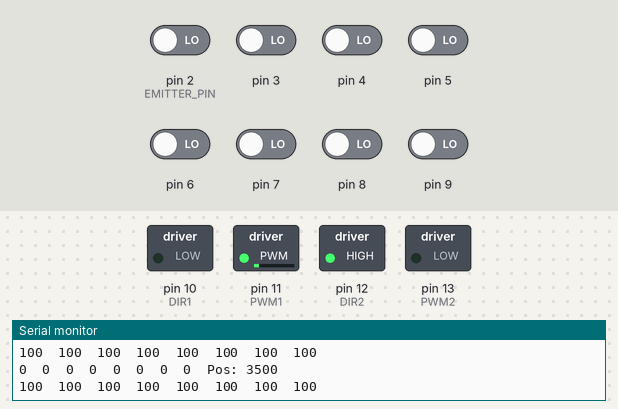
Bench run of a sketch on a simulated Arduino Uno, built with avr-gcc and run on an emulated ATmega328P. Parts: switched loads named in the sketch (green lamp = pin HIGH), the last lines printed to the serial monitor. Dashed ring = blinking. Inputs (shaded band) come from the test bench; at power-on: pin 2 (EMITTER_PIN), pin 3–9 LOW.

Above: at 12.12 s.
12.8 s: pin 2 (EMITTER_PIN) driven HIGH
15.8 s: pin 3 driven HIGH
At 16.41 s:
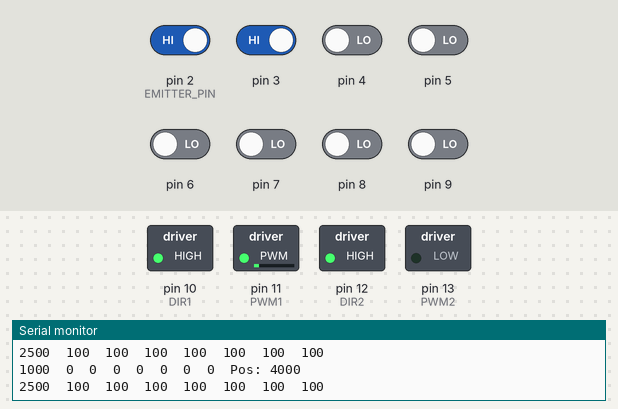
18.8 s: pin 6 driven HIGH
At 19.14 s:
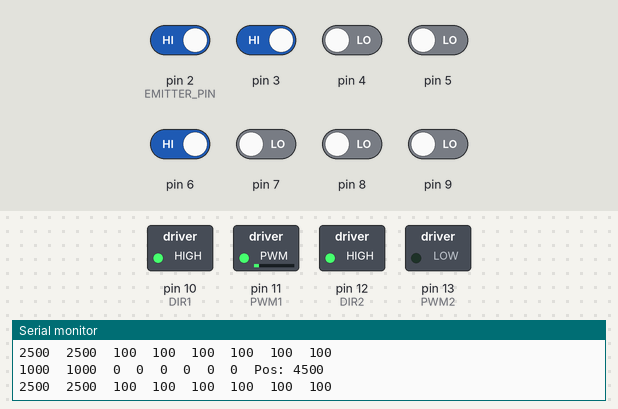
21.8 s: pin 4 driven HIGH
24.8 s: pin 5 driven HIGH
27.8 s: pin 2 (EMITTER_PIN) driven LOW
At 28.36 s:
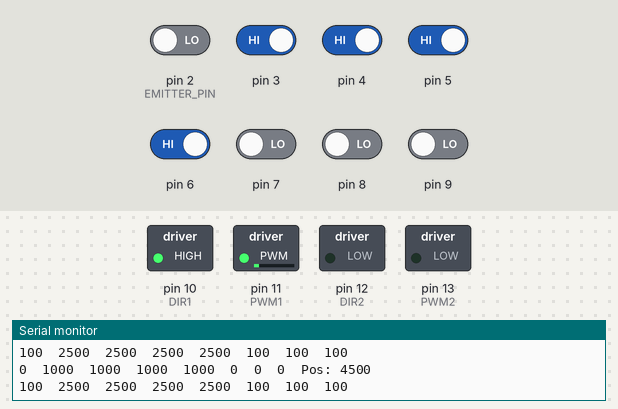
Timing chart, 0 to 31.8 s (numbered marks = the images above; inputs shaded):
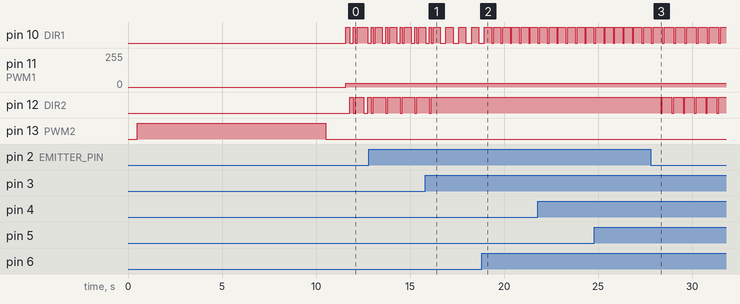

Measured:
- after the input at 15.8 s, pin 12 (DIR2): goes on until 16.1 s, then stays HIGH
- after the input at 18.8 s, pin 10 (DIR1): alternates HIGH for 0.39 s and LOW for 0.10 s, starting after 0.64 s
- after the input at 27.8 s, pin 12 (DIR2): alternates HIGH for 0.50 s and LOW for 0.10 s, starting after 0.52 s
- by itself, pin 12 (DIR2): alternates HIGH for 0.67 s and LOW for 0.10 s

The sketch:

SLS_8.ino
```cpp
//----------SLS Team 8----------
//---Alhassan Khaled---Mohamed Wael---Youssef Amr---Suhil Elkholy---
//Coach :---Ahmed Tarek Fahmy---
//RoboCup2017 code


//QTR-8RC SENSOR Line Follwing
#include <QTRSensors.h>     //QTR-8RC Library
#define NUM_SENSORS   8     // number of sensors used
#define TIMEOUT       2500  // waits for 2500 microseconds for sensor outputs to go low
#define EMITTER_PIN   2     // emitter is controlled by digital pin 2
// sensors 0 through 7 are connected to digital pins 2 through 9, respectively
QTRSensorsRC qtrrc((unsigned char[]) {2, 3, 4, 5, 6, 7, 8, 9},
 NUM_SENSORS, TIMEOUT, EMITTER_PIN);
unsigned int sensorValues[NUM_SENSORS];
unsigned int sensorValues2[NUM_SENSORS];
unsigned int position;      //It Is The Position Of Black Or White line In The Track


//QTR-8RC SENSOR Inverted Line Follwing
int Black;                  //inverted signal


//Motors

int PWM1 = 11;              //left
int DIR1 = 10;              //left
int PWM2 = 13;              //right
int DIR2 = 12;              //right
int maxspeed=50;           //Maximum Speed for the motor
int medspeed=30;           //Medium Speed for the motor
int minspeed=10;           //Minimum Speed for the motor
int stopp=0;               //Stop the motor


//Green

int io;               //
int mex = 0;          //
int max_num = 0;      //
int max_num2 = 0;     //
int green_right = 0;  //
int green_left = 0;   //
int i = 0;            //


void setup()
{
  pinMode(DIR1,OUTPUT);
  pinMode(DIR2,OUTPUT);
  pinMode(PWM1,OUTPUT);
  pinMode(PWM2,OUTPUT);

  delay(500);
  pinMode(13, OUTPUT);
  digitalWrite(13, HIGH);    // turn on Arduino's LED to indicate we are in calibration mode

    for (int i = 0; i < 400; i++)  // make the calibration take about 10 seconds
   {
      qtrrc.calibrate();       // reads all sensors 10 times at 2500 us per read (i.e. ~25 ms per call)
    }
    digitalWrite(13, LOW);     // turn off Arduino's LED to indicate we are through with calibration

    // print the calibration minimum values measured when emitters were on
    Serial.begin(9600);
    for (int i = 0; i < NUM_SENSORS; i++)
    {
      Serial.print(qtrrc.calibratedMinimumOn[i]);
      Serial.print(' ');
    }
    Serial.println();

    // print the calibration maximum values measured when emitters were on
    for (int i = 0; i < NUM_SENSORS; i++)
    {
      Serial.print(qtrrc.calibratedMaximumOn[i]);
      Serial.print(' ');
    }
    Serial.println();
    Serial.println();
    delay(1000);
}


void loop()
{

  sensor_read();

  printt();
   if((sensorValues[0]>800 && sensorValues[1]>800 && sensorValues[6]>800 && sensorValues[7]>800)&&( sensorValues[2]<200 || sensorValues[3]<200 || sensorValues[4]<200 || sensorValues[5]<200 ) )
 {
     Black=1;
     Serial.println("black=1");
}
   if(Black=1)
     inverted();

   else
   line_following();
}


 void green()//When The Sensor Read An Intersection(All Black) The Robot Go Backward ,When The Sensor See The Last Sensors From Left And Right Are White The Robot Stops And Then
{            //Read The Max Sensor Value And The 2nd Max Sensor Value And See The 2 Sensors Beside The Max And The 2nd Max Then The Robot Turn To The Direction Of The Bigger Sensor Value
  Stop ();
  Serial.print("stop");
  while (1)
{
   Backward(minspeed);
   sensor_read();
  if(sensorValues[7]<200 || sensorValues[0]<200)
  break;
}
  Stop();
  sensor_read();
  printt();

  for(i=0 ;i<8;i++)
  {
     if(mex<sensorValues2[i])
     {
        mex=sensorValues2[i];
        max_num =i;
     }
  }
  Serial.print("MAX: ");
  Serial.print(mex);
  Serial.print('\t');
  Serial.print("Max_num");
  Serial.print(max_num);
  Serial.print('\t');

  if (sensorValues2[max_num+1]>sensorValues2[max_num-1])
  {
    max_num2 = max_num+1;
    green_right = max_num+2;
    green_left = max_num-1;
  }
  else
  {
   max_num2 = max_num-1;
   green_right = max_num+1;
   green_left = max_num-2;
  }
  Serial.print("Green Right: ");
  Serial.print(green_right);
  Serial.print('\t');
  Serial.print("Green Left: ");
  Serial.print(green_left);
  Serial.print('\t');

  if(sensorValues2[green_right]>sensorValues2[green_left])
  {
    Forward(stopp,medspeed);
    Serial.print("RIGHT");
    Serial.print("\n\n\n");
    delay(800);
  }
  if(sensorValues2[green_right]<sensorValues2[green_left])
  {
    Forward(medspeed, stopp);
    Serial.print("LEFT");
    Serial.print("\n\n\n");
    delay(800);
  }
  if(((sensorValues2[green_right]=sensorValues2[green_left]))&&((sensorValues2[green_right]>200)&&(sensorValues2[green_left]>200)))
  {
    Right(medspeed, medspeed);
    delay(2000);
  }
  else
  {
    Forward(medspeed, medspeed);
    delay(700);

  }

}


void line_following() //Makes Regular Line Following
{
    sensor_read();

  printt();
     if(sensorValues[0]>800 && sensorValues[1]>800 && sensorValues[2]>800&& sensorValues[3]>800)
{
   Right(medspeed, medspeed);
  delay(200);
  }
   if((sensorValues[4]>800) && (sensorValues[5]>800) && (sensorValues[6]>800)&& (sensorValues[7]>800))
   {
   Left(medspeed, medspeed);
  delay(200);
  }
   if (((sensorValues[1]>800 && sensorValues[2]>800) && ( sensorValues[0]>800 || sensorValues[3]>800 )) || ( sensorValues[0]>800 || sensorValues[1]>800 )  )
  {

   Right(medspeed, medspeed);
  delay(100);
  }

   if (((sensorValues[5]>800 && sensorValues[6]>800) && ( sensorValues[4]>800 || sensorValues[7]>800 )) || ( sensorValues[6]>800 || sensorValues[7]>800 )  )

   {
    Left(medspeed, medspeed);
    delay(100);
    }
  if(position>=0&&position<=1000)
   {
    Right(medspeed, medspeed);
    Serial.print("R H");
   }
  if(position>1000&&position<=2000)
   {
    Forward(medspeed, minspeed);
    Serial.print("R M");
   }
  if(position>2000&&position<=3000)
  {
    Forward(maxspeed, medspeed);
    Serial.print("R L");
  }
  if(position>3000&&position<=4000)
   {
    Forward(maxspeed , maxspeed);
    Serial.print("F");
   }
  if(position>4000&&position<=5000)
    {
    Forward(medspeed, maxspeed);
    Serial.print("L L");
    }
  if(position>5000&&position<=6000)
    {
      Forward(minspeed, medspeed);
      Serial.print("L M");
    }
  if(position>6000&&position<=7000)
    {
      Left(medspeed, medspeed);
      Serial.print("L H");
    }

  if(sensorValues[0]<100 && sensorValues[1]<100 && sensorValues[2]<100 && sensorValues[3]<100 && sensorValues[4]<100 && sensorValues[5]<100 && sensorValues[6]<100 && sensorValues[7]<100 )
  Forward(maxspeed , maxspeed);

  if(sensorValues[0]>800 && sensorValues[1]>800 && sensorValues[2]>800 && sensorValues[3]>800 && sensorValues[4]>800 && sensorValues[5]>800 && sensorValues[6]>800 && sensorValues[7]>800 )
  {
  Backward(maxspeed);
  delay(100);
  }
}


void Right(int sped1, int sped2)   //Turn The Robot Right
{
  analogWrite(PWM1,sped1);
  digitalWrite(DIR1,1);
  analogWrite(PWM2,sped2);
  digitalWrite(DIR2,0);
}

void Left(int sped1, int sped2)    //Turn The Robot Left
{
  analogWrite(PWM1,sped1);
  digitalWrite(DIR1,0);
  analogWrite(PWM2,sped2);
  digitalWrite(DIR2,1);
}

void Forward (int sped1, int sped2)//Move The Robot Forward
{
  analogWrite(PWM1,sped1);
  digitalWrite(DIR1,1);
  analogWrite(PWM2,sped2);
  digitalWrite(DIR2,1);
}

void Backward(int sped)           //Move The Robot Backward
{
  analogWrite(PWM1,sped);
  digitalWrite(DIR1,0);
  analogWrite(PWM2,sped);
  digitalWrite(DIR2,0);
}

void Stop ()                      //Stop The Robot
{
  analogWrite(PWM1,0);
  digitalWrite(DIR1,0);
  analogWrite(PWM2,0);
  digitalWrite(DIR2,0);
}


void printt() //Print Sensors Values
{
  for (unsigned char i = 0; i < NUM_SENSORS; i++)
  {
    Serial.print(sensorValues[i]);
    Serial.print('\t');
  }
       Serial.print("Pos: ");
       Serial.print(position);
    Serial.println("");

   for (unsigned char i = 0; i < NUM_SENSORS; i++)
  {
    Serial.print(sensorValues2[i]);
    Serial.print('\t');

  }
    Serial.println("");

}

void inverted_sensor_read()
{
  position = qtrrc.readLine(sensorValues, QTR_EMITTERS_ON,1);        // To get Inverted Calibarted sensor values
}
void sensor_read()
{
  position = qtrrc.readLine(sensorValues);        // To get Calibarted sensor values
 qtrrc.read(sensorValues2);                      // To get Uncalibrated (raw) sensor values
}


void inverted()//Makes Inverted Line Following
{
    inverted_sensor_read();
      printt();

 if(sensorValues[0]<200 && sensorValues[1]<200 && sensorValues[2]<200&& sensorValues[3]<200)
{
   Right(medspeed, medspeed);
  delay(200);
  }
   if((sensorValues[4]<200) && (sensorValues[5]<200) && (sensorValues[6]<200)&& (sensorValues[7]<200))
   {
   Left(medspeed, medspeed);
  delay(200);
  }
   if (((sensorValues[1]<200 && sensorValues[2]<200) && ( sensorValues[0]<200 || sensorValues[3]<200 )) || ( sensorValues[0]<200 || sensorValues[1]<200 )  )
  {

   Right(medspeed, medspeed);
  delay(100);
  }

   if (((sensorValues[5]<200 && sensorValues[6]<200) && ( sensorValues[4]<200 || sensorValues[7]<200 )) || ( sensorValues[6]<200 || sensorValues[7]<200 )  )
    {
    Left(medspeed, medspeed);
    delay(100);
    }
    else
    {
if(position>=0&&position<=1000)
   {
    Right(medspeed, medspeed);
    Serial.print("R H");
   }
  if(position>1000&&position<=2000)
   {
    Forward(medspeed, minspeed);
    Serial.print("R M");
   }
  if(position>2000&&position<=3000)
  {
    Forward(maxspeed, medspeed);
    Serial.print("R L");
  }
  if(position>3000&&position<=4000)
   {
    Forward(maxspeed , maxspeed);
    Serial.print("F");
   }
  if(position>4000&&position<=5000)
    {
    Forward(medspeed, maxspeed);
    Serial.print("L L");
    }
  if(position>5000&&position<=6000)
    {
      Forward(minspeed, medspeed);
      Serial.print("L M");
    }
  if(position>6000&&position<=7000)
    {
      Left(medspeed, medspeed);
      Serial.print("L H");
    }


Serial.println("inverted");
   if((sensorValues[0]<200 && sensorValues[1]<200 && sensorValues[6]<200 && sensorValues[7]<200)&&( sensorValues[2]>800 || sensorValues[3]>800 || sensorValues[4]>800 || sensorValues[5]>800 ) )
  {
   Black=0;
   Serial.println("black=0");
  }

}
Forward(medspeed, medspeed);
delay(300);
}


void Ultrasonic()//still working on it
{
}


void Evacuation_Zone()//still working on it
{
}
```
